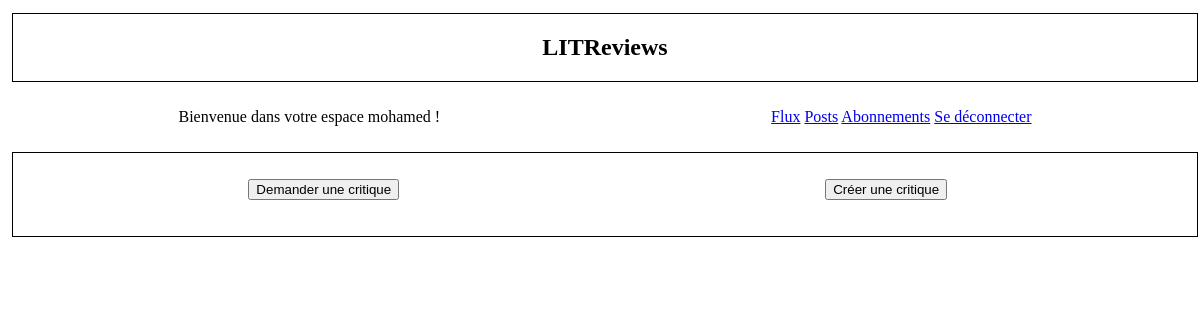
The app's page /flux/ (signed in), older data.
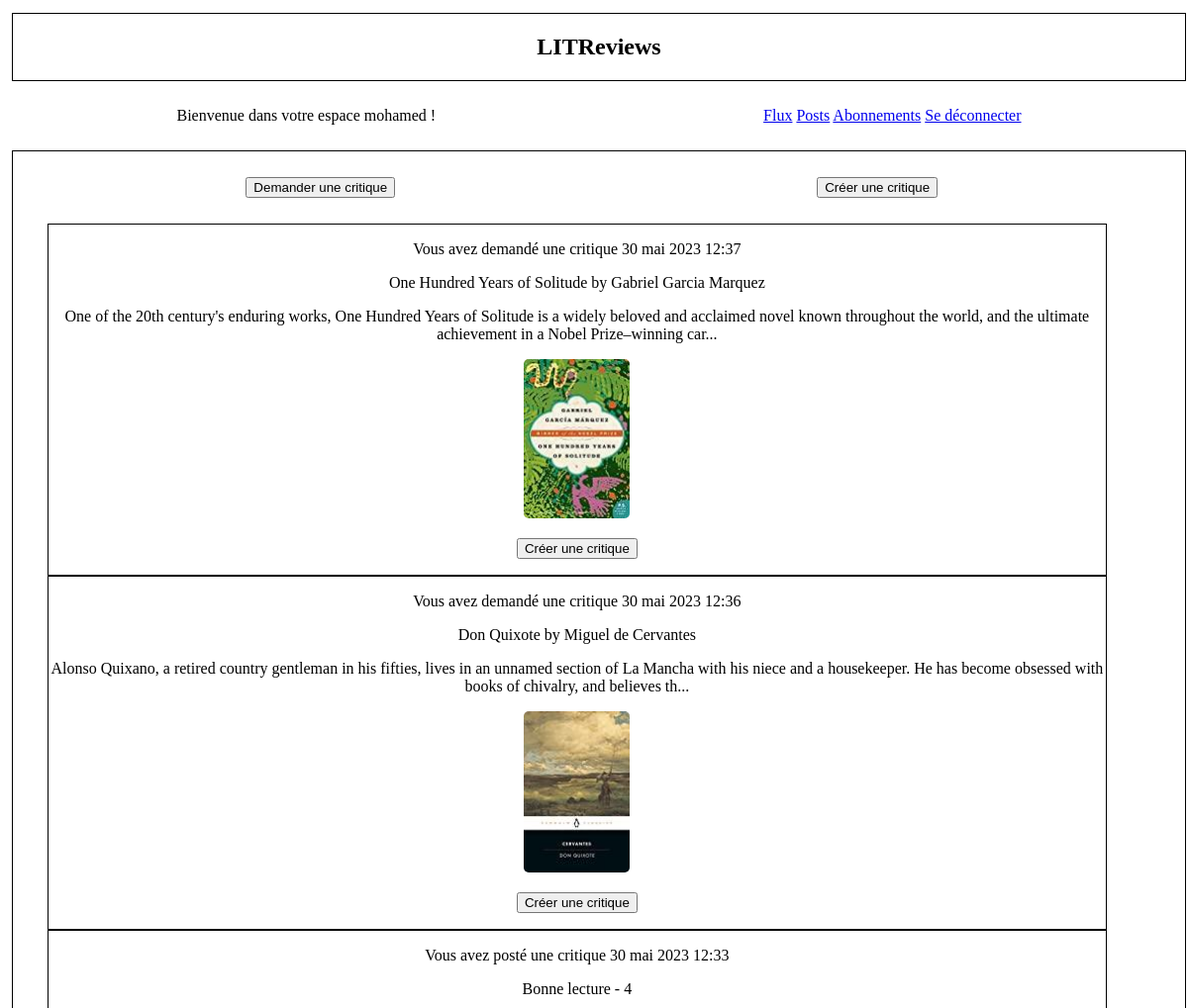
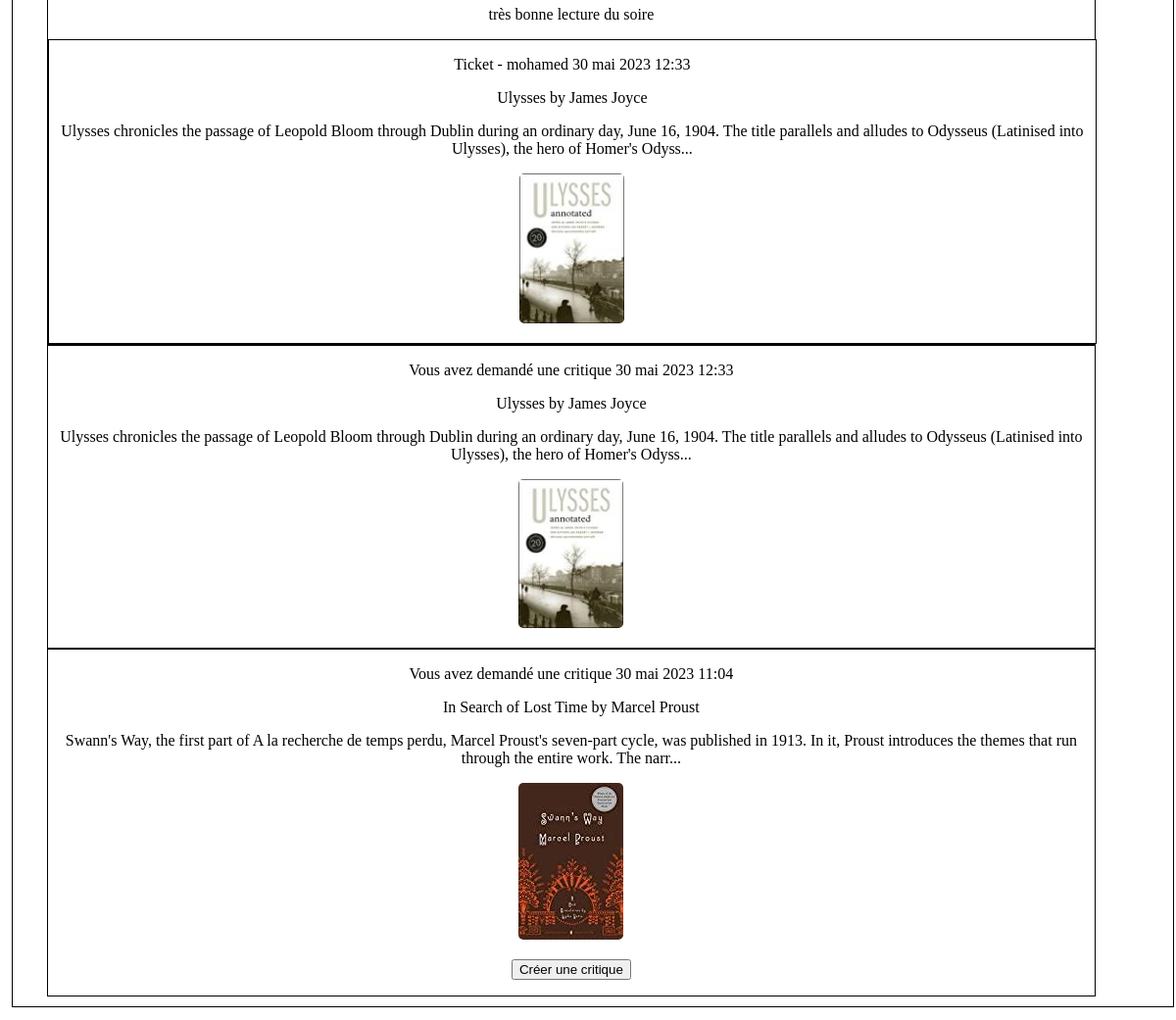
The same page, newer data (2 pictures, top to bottom).
### flux/models.py (models this page shows, shortened)
class Ticket(models.Model):
    IMAGE_MAX_SIZE = (250, 250)
    title = models.CharField(max_length=128)
    description = models.TextField(max_length=2048, blank=True)
    user = models.ForeignKey(to=settings.AUTH_USER_MODEL, on_delete=models.CASCADE)
    image = models.ImageField(null=True, blank=True)
    time_created = models.DateTimeField(auto_now_add=True)
    is_reviewed = models.BooleanField(default=False)
    objects = models.Manager()  # Ajout du gestionnaire d'objets par défaut

class Review(models.Model):
    ticket = models.ForeignKey(to=Ticket, on_delete=models.CASCADE)
    rating = models.PositiveSmallIntegerField(
        validators=[MinValueValidator(0), MaxValueValidator(5)]
    )
    user = models.ForeignKey(to=settings.AUTH_USER_MODEL,
                             on_delete=models.CASCADE)
    headline = models.CharField(max_length=128)
    body = models.TextField(max_length=8192, blank=True)
    time_created = models.DateTimeField(auto_now_add=True)
    objects = models.Manager()  # Ajout du gestionnaire d'objets par défaut

### authentication/models.py (models this page shows)
class User(AbstractUser):
    AUTHOR = "AUTHOR"
    FOLLOWER = "FOLLOWER"
    ROLE_CHOICES = (
        (AUTHOR, "Auteur"),
        (FOLLOWER, "Abonné"),
    )
    profile_photo = models.ImageField(verbose_name="Image de profil")
    role = models.CharField(max_length=30,
                            choices=ROLE_CHOICES, verbose_name="Rôle")

### flux/views.py (the view)
# urls.py: path('flux/', flux, name='flux'),
@login_required(login_url='/')
def flux(request):
    user_following = UserFollows.objects.filter(user=request.user).values_list('followed_user', flat=True)
    tickets = Ticket.objects.filter(
        Q(user__in=user_following) | Q(user=request.user)
    )
    tickets = tickets.annotate(content_type=Value('TICKET', CharField()))
    reviews = Review.objects.filter(
        Q(user__in=user_following) | Q(user=request.user)
    )
    reviews = reviews.annotate(content_type=Value('REVIEW', CharField()))
    posts = sorted(
        chain(reviews, tickets), key=lambda post: post.time_created, reverse=True
    )
    return render(request, 'flux/flux.html', {'posts': posts})

### flux/templates/flux/flux.html (shortened to what this page needs)
{% extends 'base.html' %}
{% block content %}
{%  if user.is_authenticated %}
<div class="header">
    <div class="case">
        <p><input type=button onclick=window.location.href="{% url 'create_ticket'%}"; value="Demander une critique" /></p>
    </div>
    <div class="case">
        <p><input type=button onclick=window.location.href="{% url 'create_review_ticket'%}"; value="Créer une critique" /></p>
    </div>
</div>
<div class="content">
    {% for post in posts %}
        {% if post.content_type == "TICKET" %}
            <div class="border">
                <p>
                    {% if post.user == user %}
                        Vous avez demandé une critique
                    {% else %}
                        {{ post.user }} a demandé une critique
                    {% endif %}
                    {{ post.time_created }}
                </p>
                <p>{{ post.title }}</p>
                <p>{{ post.description}}</p>
                <p>
                    {% if post.image %}
                        <img src="{{ post.image.url }}">
                    {% endif %}
                    {% if post.rewiews.ticket.user == user %}
                        Vous avez déjà publié pour ce ticket
                    {% else %}
                        {% if post.is_reviewed == False %}
                        <p>
                            <input type=button onclick=window.location.href="{% url 'create_review' post.id %}"; value="Créer une critique" />
                        </p>
                        {% endif %}
                    {% endif %}
                </p>
            </div>
        {% else %}
            <div class="border">
                <p>
                    {% if post.user == user %}
                        Vous avez posté une critique
                    {% else %}
                        {{ post.user }} a posté une critique
                    {% endif %}
                    {{ post.time_created }}
                </p>
                <p>{{ post.headline }} - {{ post.rating }}</p>
                <p>{{ post.body }}</p>
                <div class="border">
                    <p>
                        Ticket - {{ post.ticket.user }}
                        {{ post.ticket.time_created }}
                    </p>
                    <p>{{ post.ticket.title }}</p>
                    <p>{{ post.ticket.description }}</p>
                    <p>
                        {% if post.ticket.image %}
                            <img src="{{ post.ticket.image.url }}">
                        {% endif %}
                    </p>
                </div>
            </div>
        {% endif %}
    {% endfor %}
</div>
{% endif %}
{% endblock content %}

Row changes from the older to the newer data that the page shows:
added Ticket: shows "Vous avez demandé une critique", time_created "30 mai 2023 12:37", title "One Hundred Years of Solitude by Gabriel Garcia Marquez", description "One of the 20th century's enduring works, One Hundred Years of Solitude is a widely beloved and acclaimed novel known throughout the world, and the ultimate achievement in a Nobel Prize–winning car...", image (picture), id "Créer une critique"
added Ticket: shows "Vous avez demandé une critique", time_created "30 mai 2023 12:36", title "Don Quixote by Miguel de Cervantes", description "Alonso Quixano, a retired country gentleman in his fifties, lives in an unnamed section of La Mancha with his niece and a housekeeper. He has become obsessed with books of chivalry, and believes th...", image (picture), id "Créer une critique"
added Review: shows "Vous avez posté une critique", time_created "30 mai 2023 12:33", headline "Bonne lecture", rating "4", body "très bonne lecture du soire", ticket.user "mohamed", ticket.time_created "30 mai 2023 12:33", ticket "Ulysses by James Joyce", ticket.description "Ulysses chronicles the passage of Leopold Bloom through Dublin during an ordinary day, June 16, 1904. The title parallels and alludes to Odysseus (Latinised into Ulysses), the hero of Homer's Odyss...", ticket.image (picture)
added Ticket: shows "Vous avez demandé une critique", time_created "30 mai 2023 12:33", title "Ulysses by James Joyce", description "Ulysses chronicles the passage of Leopold Bloom through Dublin during an ordinary day, June 16, 1904. The title parallels and alludes to Odysseus (Latinised into Ulysses), the hero of Homer's Odyss...", image (picture)
added Ticket: shows "Vous avez demandé une critique", time_created "30 mai 2023 11:04", title "In Search of Lost Time by Marcel Proust", description "Swann's Way, the first part of A la recherche de temps perdu, Marcel Proust's seven-part cycle, was published in 1913. In it, Proust introduces the themes that run through the entire work. The narr...", image (picture), id "Créer une critique"
